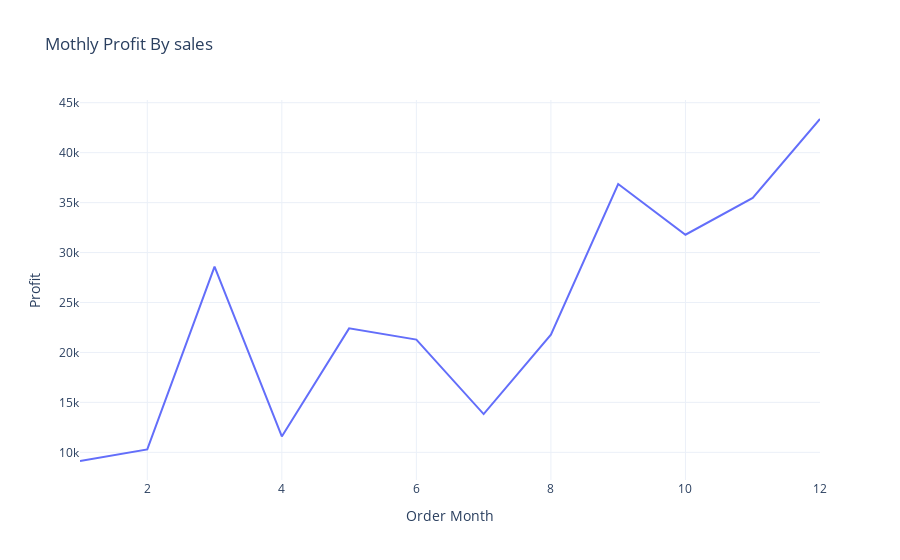

Notebook cell for this chart:
### Code cell
# line graph 
fig=px.line(monthly_profit,
          x="Order Month",y="Profit",
          title="Mothly Profit By sales")
fig.show()

### Figure 1 — Plotly figure (JSON) as saved in the notebook; plotly's stock layout.template omitted (floating-point values rounded to 4 significant figures)
{"data": [{"hovertemplate": "Order Month=%{x}<br>Profit=%{y}<extra></extra>", "legendgroup": "", "line": {"color": "#636efa", "dash": "solid"}, "marker": {"symbol": "circle"}, "mode": "lines", "name": "", "orientation": "v", "showlegend": false, "type": "scatter", "x": [1, 2, 3, 4, 5, 6, 7, 8, 9, 10, 11, 12], "xaxis": "x", "y": [9134.0, 10290.0, 28590.0, 11590.0, 22410.0, 21290.0, 13830.0, 21780.0, 36860.0, 31780.0, 35470.0, 43370.0], "yaxis": "y"}], "layout": {"legend": {"tracegroupgap": 0}, "title": {"text": "Mothly Profit By sales"}, "xaxis": {"anchor": "y", "domain": [0, 1], "title": {"text": "Order Month"}}, "yaxis": {"anchor": "x", "domain": [0, 1], "title": {"text": "Profit"}}}}
